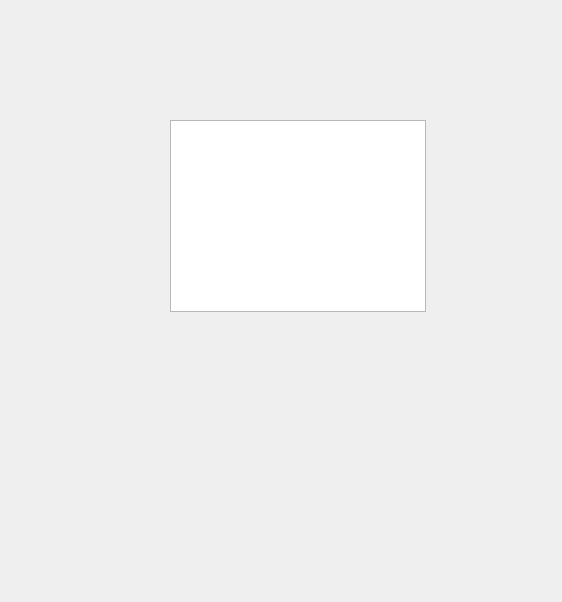
<?xml version="1.0" encoding="UTF-8"?>
<ui version="4.0">
 <class>Form</class>
 <widget class="QWidget" name="Form">
  <property name="geometry">
   <rect>
    <x>0</x>
    <y>0</y>
    <width>562</width>
    <height>602</height>
   </rect>
  </property>
  <property name="windowTitle">
   <string>Form</string>
  </property>
  <widget class="QColumnView" name="columnView">
   <property name="geometry">
    <rect>
     <x>170</x>
     <y>120</y>
     <width>256</width>
     <height>192</height>
    </rect>
   </property>
  </widget>
 </widget>
 <resources/>
 <connections/>
</ui>
